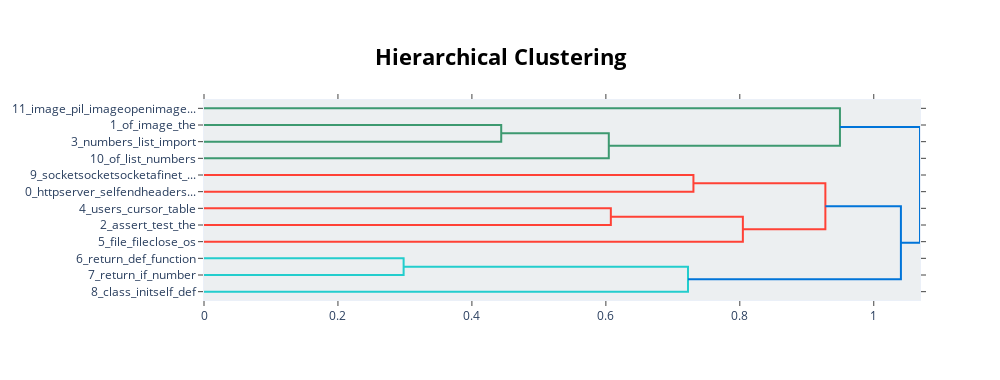

The notebook cell saved with this chart:
### Code cell
constant_topic_model.visualize_hierarchy()

### Figure 1 — Plotly figure (JSON) as saved in the notebook; plotly's stock layout.template omitted (floating-point values rounded to 4 significant figures)
{"data": [{"hoverinfo": "text", "marker": {"color": "rgb(61,153,112)"}, "mode": "lines", "type": "scatter", "x": [0.0, 0.4438, 0.4438, 0.0], "xaxis": "x", "y": [-15.0, -15.0, -25.0, -25.0], "yaxis": "y"}, {"hoverinfo": "text", "marker": {"color": "rgb(61,153,112)"}, "mode": "lines", "type": "scatter", "x": [0.4438, 0.6044, 0.6044, 0.0], "xaxis": "x", "y": [-20.0, -20.0, -35.0, -35.0], "yaxis": "y"}, {"hoverinfo": "text", "marker": {"color": "rgb(61,153,112)"}, "mode": "lines", "type": "scatter", "x": [0.0, 0.9495, 0.9495, 0.6044], "xaxis": "x", "y": [-5.0, -5.0, -27.5, -27.5], "yaxis": "y"}, {"hoverinfo": "text", "marker": {"color": "rgb(255,65,54)"}, "mode": "lines", "type": "scatter", "x": [0.0, 0.7308, 0.7308, 0.0], "xaxis": "x", "y": [-45.0, -45.0, -55.0, -55.0], "yaxis": "y"}, {"hoverinfo": "text", "marker": {"color": "rgb(255,65,54)"}, "mode": "lines", "type": "scatter", "x": [0.0, 0.6074, 0.6074, 0.0], "xaxis": "x", "y": [-65.0, -65.0, -75.0, -75.0], "yaxis": "y"}, {"hoverinfo": "text", "marker": {"color": "rgb(255,65,54)"}, "mode": "lines", "type": "scatter", "x": [0.6074, 0.8046, 0.8046, 0.0], "xaxis": "x", "y": [-70.0, -70.0, -85.0, -85.0], "yaxis": "y"}, {"hoverinfo": "text", "marker": {"color": "rgb(255,65,54)"}, "mode": "lines", "type": "scatter", "x": [0.7308, 0.9277, 0.9277, 0.8046], "xaxis": "x", "y": [-50.0, -50.0, -77.5, -77.5], "yaxis": "y"}, {"hoverinfo": "text", "marker": {"color": "rgb(35,205,205)"}, "mode": "lines", "type": "scatter", "x": [0.0, 0.298, 0.298, 0.0], "xaxis": "x", "y": [-95.0, -95.0, -105.0, -105.0], "yaxis": "y"}, {"hoverinfo": "text", "marker": {"color": "rgb(35,205,205)"}, "mode": "lines", "type": "scatter", "x": [0.298, 0.7226, 0.7226, 0.0], "xaxis": "x", "y": [-100.0, -100.0, -115.0, -115.0], "yaxis": "y"}, {"hoverinfo": "text", "marker": {"color": "rgb(0,116,217)"}, "mode": "lines", "type": "scatter", "x": [0.9277, 1.041, 1.041, 0.7226], "xaxis": "x", "y": [-63.75, -63.75, -107.5, -107.5], "yaxis": "y"}, {"hoverinfo": "text", "marker": {"color": "rgb(0,116,217)"}, "mode": "lines", "type": "scatter", "x": [0.9495, 1.069, 1.069, 1.041], "xaxis": "x", "y": [-16.25, -16.25, -85.62, -85.62], "yaxis": "y"}], "layout": {"autosize": false, "height": 380, "hoverlabel": {"bgcolor": "white", "font": {"family": "Rockwell", "size": 16}}, "hovermode": "closest", "plot_bgcolor": "#ECEFF1", "showlegend": false, "title": {"font": {"color": "Black", "size": 22}, "text": "<b>Hierarchical Clustering</b>", "x": 0.5, "xanchor": "center", "yanchor": "top"}, "width": 1000, "xaxis": {"mirror": "allticks", "rangemode": "tozero", "showgrid": false, "showline": true, "showticklabels": true, "ticks": "outside", "type": "linear", "zeroline": false}, "yaxis": {"mirror": "allticks", "range": [-120, 0], "rangemode": "tozero", "showgrid": false, "showline": true, "showticklabels": true, "tickmode": "array", "ticks": "outside", "ticktext": ["11_image_pil_imageopenimage...", "1_of_image_the", "3_numbers_list_import", "10_of_list_numbers", "9_socketsocketsocketafinet_...", "0_httpserver_selfendheaders...", "4_users_cursor_table", "2_assert_test_the", "5_file_fileclose_os", "6_return_def_function", "7_return_if_number", "8_class_initself_def"], "tickvals": [-5, -15, -25, -35, -45, -55, -65, -75, -85, -95, -105, -115], "type": "linear", "zeroline": false}}}
